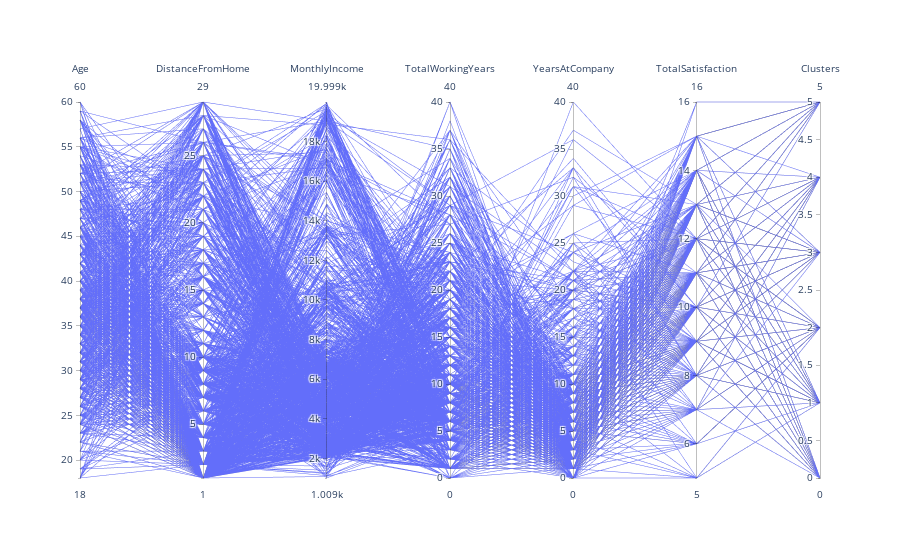

This figure's notebook cell:
### Code cell
fig = go.Figure(data=
                go.Parcoords(
                    dimensions = list([
                        dict(
                            label = "Age", values = x["Age"]),
                        dict(
                            label = 'DistanceFromHome', values = x['DistanceFromHome']),
                        dict(
                            label = 'MonthlyIncome', values = x["MonthlyIncome"]),
                        dict(
                            label = 'TotalWorkingYears', values = x["TotalWorkingYears"]),
                        dict(
                            label = 'YearsAtCompany', values = x["YearsAtCompany"]),
                        dict(
                            label = 'TotalSatisfaction', values = x["TotalSatisfaction"]),
                        dict(
                            label = 'Clusters', values = x["clusters"])
                    ])
                )
        )
fig.show()

### Figure 1 — Plotly figure (JSON) as saved in the notebook; plotly's stock layout.template omitted (floating-point values rounded to 4 significant figures; data arrays with more than 128 entries replaced by an {"elided": "..."} marker saying what was removed)
{"data": [{"dimensions": [{"label": "Age", "values": {"elided": "1470 int values"}}, {"label": "DistanceFromHome", "values": {"elided": "1470 int values"}}, {"label": "MonthlyIncome", "values": {"elided": "1470 int values"}}, {"label": "TotalWorkingYears", "values": {"elided": "1470 int values"}}, {"label": "YearsAtCompany", "values": {"elided": "1470 int values"}}, {"label": "TotalSatisfaction", "values": {"elided": "1470 int values"}}, {"label": "Clusters", "values": {"elided": "1470 int values"}}], "type": "parcoords"}], "layout": {}}
